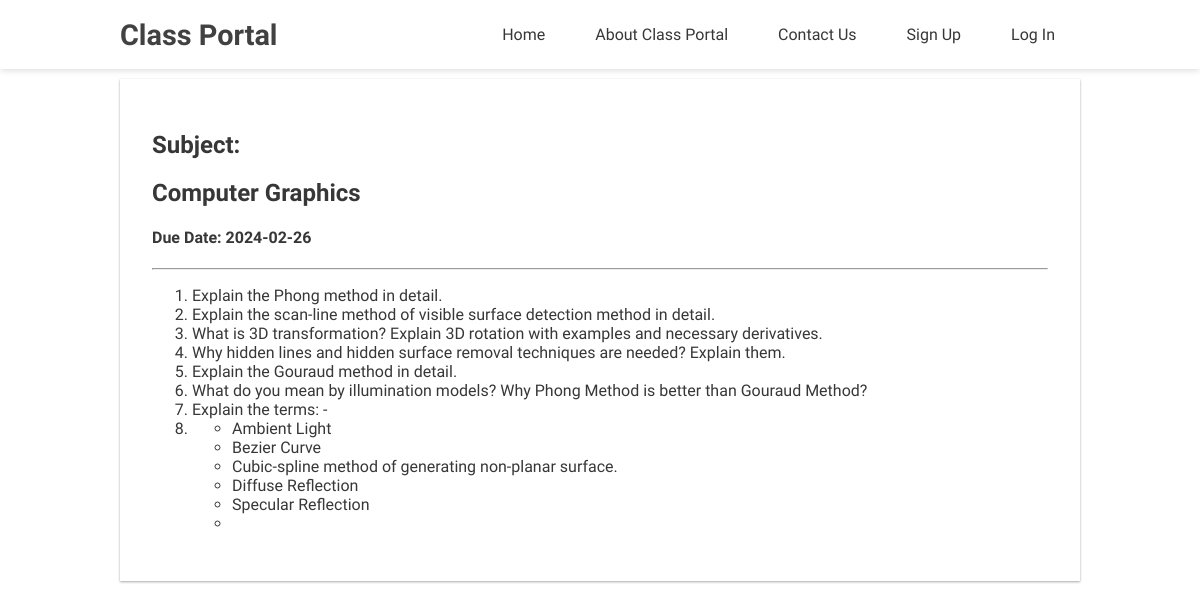
The page /view.php?id=5 on the database its author committed.
### tables this page shows
CREATE TABLE `assignment` (
  `id` int(100) NOT NULL,
  `teacher` varchar(100) DEFAULT NULL,
  `subject` varchar(100) DEFAULT NULL,
  `title` varchar(100) NOT NULL,
  `description` varchar(30000) NOT NULL,
  `duedate` varchar(100) NOT NULL,
  `user_role` int(10) NOT NULL
);

### view.php (the view, shortened to what this page needs)
<?php
include("config/db.php");
include("include/header.php");
?>
<div class="container">
    <?php
    $id = $_GET['id'];
    $sql = "SELECT * FROM assignment WHERE id = '$id'";
    $result = mysqli_query($conn, $sql) or die('Error');
    if (mysqli_num_rows($result) > 0) {
        while ($row = mysqli_fetch_assoc($result)) {
            $subject = $row['Subject'];
            $title = $row['title'];
            $duedate = $row['duedate'];
            $description = $row['description'];
    ?>
            <div class="assignment-card" id="data">
                <h2>Subject: <?php echo $subject; ?></h2>
                <h2><?php echo $title; ?></h2>
                <h4>Due Date: <?php echo $duedate; ?></h4>
                <hr>
                <div><?php echo $description; ?></div>
            </div>
    <?php
        }
    } else {
        $error = 'No assignments';
    }
    ?>
</div>

### css/main.css (style rules this page uses)
html, body { margin: 0; padding: 0; color: #373738; background: #fff; font-family: 'Varela Round', sans-serif; scroll-behavior: smooth; }
.container { width: 80%; margin: 0 auto; }
.assignment-card { padding: 2em; margin-top: 10px; background-color: #fff; box-shadow: 0 1px 3px rgba(0,0,0,0.12), 0 1px 2px rgba(0,0,0,0.24); transition: all .3s ease-in-out; }

### rows shown on the page
assignment: title "Computer Graphics", duedate "2024-02-26", description "Explain the Phong method in detail. Explain the scan-line method of visible surface detection method in detail. What is 3D transformation? Explain 3D rotation with examples and necessary derivatives. Why hidden lines and hidden surface removal techniques are needed? Explain them. Explain the Gouraud method in detail. What do you mean by illumination models? Why Phong Method is better than Gouraud Method? Explain the terms: - Ambient Light Bezier Curve Cubic-spline method of generating non-planar surface. Diffuse Reflection Specular Reflection"
